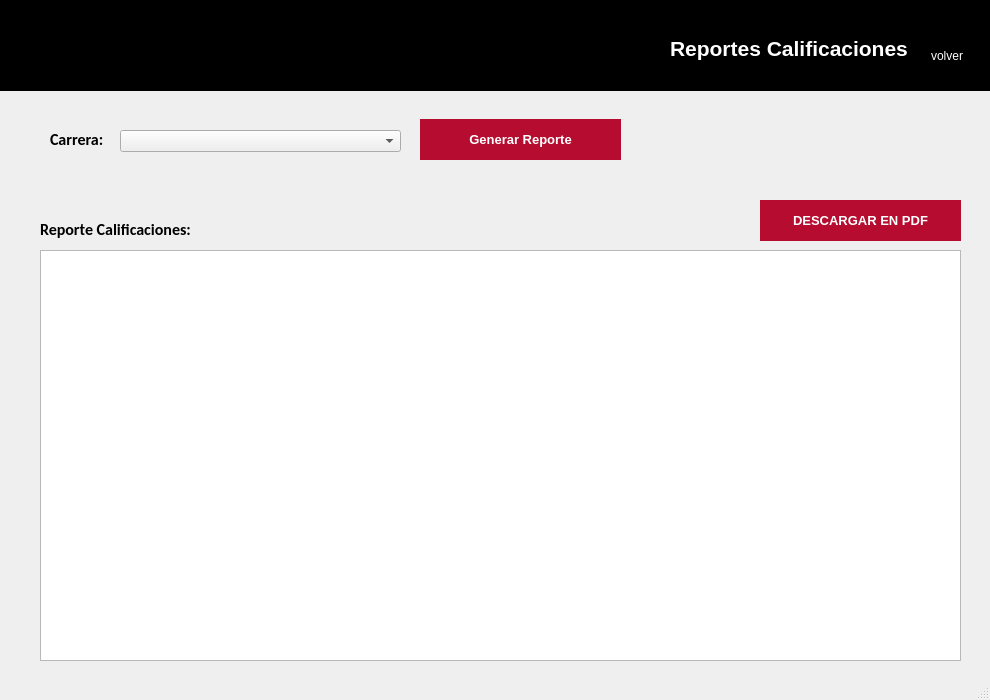
<?xml version="1.0" encoding="UTF-8"?>
<ui version="4.0">
 <class>MainWindow</class>
 <widget class="QMainWindow" name="MainWindow">
  <property name="geometry">
   <rect>
    <x>0</x>
    <y>0</y>
    <width>990</width>
    <height>700</height>
   </rect>
  </property>
  <property name="minimumSize">
   <size>
    <width>990</width>
    <height>700</height>
   </size>
  </property>
  <property name="maximumSize">
   <size>
    <width>990</width>
    <height>700</height>
   </size>
  </property>
  <property name="windowTitle">
   <string>Sistema Académico UTP - Reporte Calificaciones</string>
  </property>
  <property name="windowIcon">
   <iconset>
    <normaloff>Img/icono.jpg</normaloff>Img/icono.jpg</iconset>
  </property>
  <widget class="QWidget" name="centralwidget">
   <widget class="QWidget" name="widget" native="true">
    <property name="geometry">
     <rect>
      <x>0</x>
      <y>0</y>
      <width>991</width>
      <height>91</height>
     </rect>
    </property>
    <property name="styleSheet">
     <string notr="true">background-color: rgb(0, 0, 0);</string>
    </property>
    <widget class="QLabel" name="logo_2">
     <property name="geometry">
      <rect>
       <x>20</x>
       <y>30</y>
       <width>111</width>
       <height>41</height>
      </rect>
     </property>
     <property name="text">
      <string/>
     </property>
     <property name="pixmap">
      <pixmap>../../Proyecto/Gestion_Alumnos/UI/img/icono.png</pixmap>
     </property>
     <property name="scaledContents">
      <bool>true</bool>
     </property>
    </widget>
    <widget class="QWidget" name="layoutWidget">
     <property name="geometry">
      <rect>
       <x>670</x>
       <y>20</y>
       <width>301</width>
       <height>57</height>
      </rect>
     </property>
     <layout class="QHBoxLayout" name="horizontalLayout">
      <property name="spacing">
       <number>15</number>
      </property>
      <item>
       <widget class="QLabel" name="label_10">
        <property name="text">
         <string>&lt;html&gt;&lt;head/&gt;&lt;body&gt;&lt;p&gt;&lt;span style=&quot; font-size:16pt; font-weight:600; color:#ffffff;&quot;&gt;Reportes Calificaciones&lt;/span&gt;&lt;/p&gt;&lt;/body&gt;&lt;/html&gt;</string>
        </property>
       </widget>
      </item>
      <item>
       <layout class="QVBoxLayout" name="verticalLayout">
        <property name="spacing">
         <number>0</number>
        </property>
        <item>
         <widget class="QPushButton" name="btnVolver">
          <property name="cursor">
           <cursorShape>PointingHandCursor</cursorShape>
          </property>
          <property name="styleSheet">
           <string notr="true">background-color: none;
border:none</string>
          </property>
          <property name="icon">
           <iconset>
            <normaloff>../../Proyecto/Gestion_Alumnos/UI/img/cerrarSesion.png</normaloff>../../Proyecto/Gestion_Alumnos/UI/img/cerrarSesion.png</iconset>
          </property>
          <property name="iconSize">
           <size>
            <width>35</width>
            <height>35</height>
           </size>
          </property>
         </widget>
        </item>
        <item>
         <widget class="QLabel" name="txtSalir">
          <property name="cursor">
           <cursorShape>PointingHandCursor</cursorShape>
          </property>
          <property name="styleSheet">
           <string notr="true">color: rgb(255, 255, 255);</string>
          </property>
          <property name="text">
           <string>volver</string>
          </property>
          <property name="alignment">
           <set>Qt::AlignCenter</set>
          </property>
         </widget>
        </item>
       </layout>
      </item>
     </layout>
    </widget>
   </widget>
   <widget class="QPushButton" name="btnGenerarReporte">
    <property name="geometry">
     <rect>
      <x>420</x>
      <y>119</y>
      <width>201</width>
      <height>41</height>
     </rect>
    </property>
    <property name="font">
     <font>
      <pointsize>10</pointsize>
      <weight>75</weight>
      <bold>true</bold>
     </font>
    </property>
    <property name="styleSheet">
     <string notr="true">QPushButton{
	color: rgb(255, 255, 255);
	border: none;
	background-color: rgb(181, 12, 47);
}

QPushButton:hover{
	background-color: rgb(218, 13, 58);
}</string>
    </property>
    <property name="text">
     <string>Generar Reporte</string>
    </property>
   </widget>
   <widget class="QLabel" name="label_2">
    <property name="geometry">
     <rect>
      <x>40</x>
      <y>220</y>
      <width>154</width>
      <height>19</height>
     </rect>
    </property>
    <property name="font">
     <font>
      <family>Calibri</family>
      <pointsize>12</pointsize>
      <weight>75</weight>
      <bold>true</bold>
     </font>
    </property>
    <property name="text">
     <string>Reporte Calificaciones:</string>
    </property>
   </widget>
   <widget class="QComboBox" name="cmbCarrera">
    <property name="geometry">
     <rect>
      <x>120</x>
      <y>130</y>
      <width>281</width>
      <height>22</height>
     </rect>
    </property>
   </widget>
   <widget class="QTableWidget" name="tblReporte">
    <property name="geometry">
     <rect>
      <x>40</x>
      <y>250</y>
      <width>921</width>
      <height>411</height>
     </rect>
    </property>
   </widget>
   <widget class="QLabel" name="label">
    <property name="geometry">
     <rect>
      <x>50</x>
      <y>130</y>
      <width>54</width>
      <height>19</height>
     </rect>
    </property>
    <property name="font">
     <font>
      <family>Calibri</family>
      <pointsize>12</pointsize>
      <weight>75</weight>
      <bold>true</bold>
     </font>
    </property>
    <property name="text">
     <string>Carrera:</string>
    </property>
   </widget>
   <widget class="QPushButton" name="btnPDF">
    <property name="geometry">
     <rect>
      <x>760</x>
      <y>200</y>
      <width>201</width>
      <height>41</height>
     </rect>
    </property>
    <property name="font">
     <font>
      <pointsize>10</pointsize>
      <weight>75</weight>
      <bold>true</bold>
     </font>
    </property>
    <property name="styleSheet">
     <string notr="true">QPushButton{
	color: rgb(255, 255, 255);
	border: none;
	background-color: rgb(181, 12, 47);
}

QPushButton:hover{
	background-color: rgb(218, 13, 58);
}</string>
    </property>
    <property name="text">
     <string>DESCARGAR EN PDF</string>
    </property>
   </widget>
  </widget>
  <widget class="QStatusBar" name="statusbar"/>
 </widget>
 <resources/>
 <connections/>
</ui>
